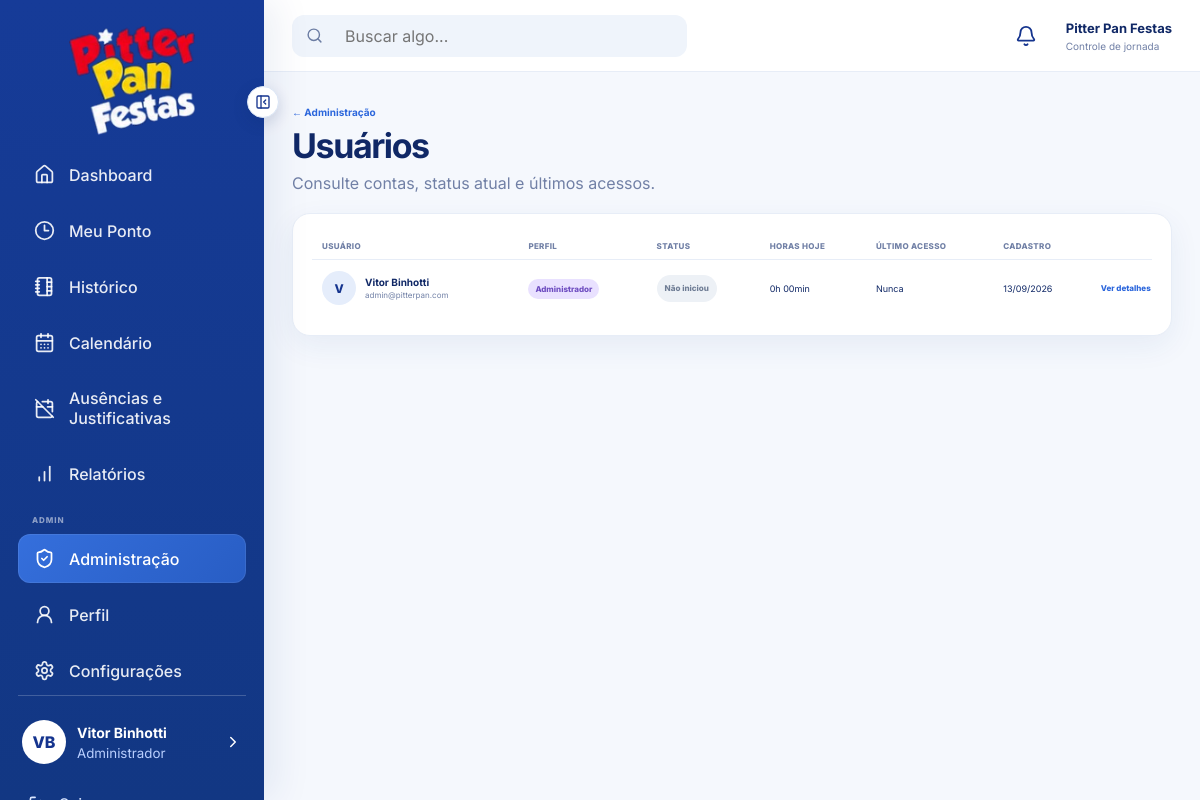
/public/?route=admin-users (signed in), run on the app's committed database.
### tables this page shows
CREATE TABLE users (
    id BIGINT UNSIGNED AUTO_INCREMENT PRIMARY KEY,
    name VARCHAR(120) NOT NULL,
    email VARCHAR(160) NOT NULL UNIQUE,
    password VARCHAR(255) NOT NULL,
    role ENUM('admin', 'employee') NOT NULL DEFAULT 'employee',
    salary DECIMAL(10,2) NULL,
    daily_minutes SMALLINT UNSIGNED NOT NULL DEFAULT 528 COMMENT '8h48 = 528 minutos',
    monthly_hours SMALLINT UNSIGNED NOT NULL DEFAULT 220,
    workday_start TIME NOT NULL DEFAULT '08:00:00',
    workday_end TIME NOT NULL DEFAULT '17:48:00',
    lunch_start_time TIME NOT NULL DEFAULT '12:00:00',
    lunch_minutes SMALLINT UNSIGNED NOT NULL DEFAULT 60,
    theme ENUM('light', 'dark') NOT NULL DEFAULT 'light',
    notifications_enabled TINYINT(1) NOT NULL DEFAULT 1,
    browser_notifications TINYINT(1) NOT NULL DEFAULT 0,
    notification_before_minutes SMALLINT UNSIGNED NOT NULL DEFAULT 10,
    notification_after_minutes SMALLINT UNSIGNED NOT NULL DEFAULT 5,
    notify_entry_enabled TINYINT(1) NOT NULL DEFAULT 1,
    notify_lunch_start_enabled TINYINT(1) NOT NULL DEFAULT 1,
    notify_lunch_return_enabled TINYINT(1) NOT NULL DEFAULT 1,
    notify_clock_out_enabled TINYINT(1) NOT NULL DEFAULT 1,
    avatar_path VARCHAR(255) NULL,
    is_active TINYINT(1) NOT NULL DEFAULT 1,
    created_at TIMESTAMP NOT NULL DEFAULT CURRENT_TIMESTAMP,
    updated_at TIMESTAMP NOT NULL DEFAULT CURRENT_TIMESTAMP ON UPDATE CURRENT_TIMESTAMP
);

### app/Controllers/Controller.php (called while the page is built, shortened)
<?php
class Controller
{
    protected function view(string $view, array $data = []): void
    {
        if (authUser()) {
            $freshUser = (new User())->find((int)authUser()['id']);
            if ($freshUser) {
                $data['user'] ??= $freshUser;
                $data['smartNotifications'] ??= (new NotificationService())
                    ->forUser($freshUser);
            }
        }
        extract($data, EXTR_SKIP);
        require BASE_PATH . '/app/Views/layouts/app.php';
    }
}

### app/Controllers/AdminController.php (called while the page is built, shortened)
<?php
class AdminController extends Controller
{
    public function users(): void
    {
        $userModel = new User();
        $entryModel = new TimeEntry();
        $historyModel = new LoginHistory();
        $currentUser = $userModel->find((int)authUser()['id']);
        $users = $userModel->all();
        $rows = [];
        foreach ($users as $user) {
            $rows[] = [
                'user' => $user,
                'status' => (int)$user['is_active'] === 1
                    ? $entryModel->currentStatus((int)$user['id'])
                    : [
                        'key' => 'inactive',
                        'label' => 'Conta inativa',
                    ],
                'workedToday' => $entryModel->workedMinutesForDate(
                    (int)$user['id'],
                    date('Y-m-d')
                ),
                'lastLogin' => $historyModel->lastForUser((int)$user['id']),
            ];
        }
        $this->view('admin/users', [
            'title' => 'Usuários',
            'active' => 'admin',
            'user' => $currentUser,
            'rows' => $rows,
        ]);
    }
}

### public/index.php (called while the page is built, shortened)
<?php
require dirname(__DIR__) . '/bootstrap.php';
$routes = require BASE_PATH . '/routes/web.php';
$method = strtoupper($_SERVER['REQUEST_METHOD'] ?? 'GET');
$route = trim((string)($_GET['route'] ?? ''), '/');
$handler = $routes[$method][$route] ?? null;
[$controllerClass, $action] = $handler;
$controller = new $controllerClass();
$controller->{$action}();

### config/app.php (called while the page is built, shortened)
<?php
function config(string $key, mixed $default = null): mixed
{
    $segments = explode('.', $key);
    $value = $GLOBALS['config'];
    foreach ($segments as $segment) {
        $value = $value[$segment];
    }
    return $value;
}
function url(string $route = ''): string
{
    $base = config('app.url', '');
    return $route === '' ? $base : $base . '/?route=' . ltrim($route, '/');
}
function e(?string $value): string
{
    return htmlspecialchars((string)$value, ENT_QUOTES, 'UTF-8');
}
function authUser(): ?array
{
    return $_SESSION['user'] ?? null;
}

### app/Models/TimeEntry.php (called while the page is built, shortened)
<?php
class TimeEntry
{
    private PDO $db;
    public function __construct()
    {
        $this->db = require BASE_PATH . '/config/database.php';
    }
    public function averageLunchStartTime(
        int $userId,
        int $limit = 10,
        int $minimumSamples = 3
    ): ?array {
        $limit = max(3, min($limit, 30));
        $minimumSamples = max(2, min($minimumSamples, $limit));
        $stmt = $this->db->prepare(
            "SELECT recorded_at
             FROM time_entries
             WHERE user_id = :user_id
               AND entry_type = 'lunch_start'
               AND DATE(recorded_at) < CURDATE()
               AND WEEKDAY(recorded_at) BETWEEN 0 AND 4
               AND TIME(recorded_at) BETWEEN '10:00:00' AND '15:00:00'
             ORDER BY recorded_at DESC
             LIMIT {$limit}"
        );
        $stmt->execute(['user_id' => $userId]);
        $rows = $stmt->fetchAll();
        if (count($rows) < $minimumSamples) {
            return null;
        }
        $minutes = [];
        sort($minutes);
        $averageMinutes = (int)round(
            array_sum($minutes) / count($minutes)
        );
        $hours = intdiv($averageMinutes, 60);
        $mins = $averageMinutes % 60;
        return [
            'time' => sprintf('%02d:%02d', $hours, $mins),
            'minutes' => $averageMinutes,
            'samples' => count($rows),
            'used_samples' => count($minutes),
        ];
    }
}

### config/database.php (called while the page is built, shortened)
<?php
return (function (): \PDO {
    static $pdo = null;
    if ($pdo instanceof \PDO) {
        return $pdo;
    }
    $dsn = sprintf(
        'mysql:host=%s;port=%s;dbname=%s;charset=utf8mb4',
        config('database.host'),
        config('database.port'),
        config('database.database')
    );
    try {
        $pdo = new \PDO(
            $dsn,
            (string) config('database.username'),
            (string) config('database.password'),
            [
                \PDO::ATTR_ERRMODE => \PDO::ERRMODE_EXCEPTION,
                \PDO::ATTR_DEFAULT_FETCH_MODE => \PDO::FETCH_ASSOC,
                \PDO::ATTR_EMULATE_PREPARES => false,
            ]
        );
    } catch (\PDOException $exception) {
        http_response_code(500);
        exit(
            'Erro ao conectar com o banco de dados. ' .
            'Confira o arquivo .env e se o MySQL do XAMPP está ligado.' .
            '<br><small>' .
            e($exception->getMessage()) .
            '</small>'
        );
    }
    return $pdo;
})();

### app/Services/NotificationService.php (called while the page is built, shortened)
<?php
class NotificationService
{
    public function forUser(array $user): array
    {
        $userId = (int)$user['id'];
        $entryModel = new TimeEntry();
        $learnedLunch = $entryModel->averageLunchStartTime($userId, 10, 3);
        $notifications = [];
        return $notifications;
    }
}

### app/Models/User.php (called while the page is built, shortened)
<?php
class User
{
    private PDO $db;
    public function __construct()
    {
        $this->db = require BASE_PATH . '/config/database.php';
    }
    public function find(int $id): ?array
    {
        $stmt = $this->db->prepare(
            'SELECT * FROM users WHERE id = :id LIMIT 1'
        );
        $stmt->execute(['id' => $id]);
        return $stmt->fetch() ?: null;
    }
    public function all(): array
    {
        return $this->db->query(
            'SELECT
                id,
                name,
                email,
                role,
                daily_minutes,
                monthly_hours,
                salary,
                workday_start,
                workday_end,
                lunch_minutes,
                avatar_path,
                is_active,
                created_at,
                updated_at
             FROM users
             ORDER BY name'
        )->fetchAll();
    }
}

### bootstrap.php (called while the page is built, shortened)
<?php
require BASE_PATH . '/config/app.php';
spl_autoload_register(function (string $class): void {
    $prefix = 'App\\';
    $relative = substr($class, strlen($prefix));
    $file = BASE_PATH . '/app/' . str_replace('\\', '/', $relative) . '.php';
});

### app/Views/admin/users.php (the view, shortened to what this page needs)
<?php
function adminUserMinutes(int $minutes): string
{
    return intdiv(max(0, $minutes), 60) . 'h '
        . str_pad((string)(max(0, $minutes) % 60), 2, '0', STR_PAD_LEFT)
        . 'min';
}
$statusLabels = [
    'working' => ['Trabalhando', 'green'],
    'lunch' => ['Em almoço', 'yellow'],
    'finished' => ['Finalizado', 'blue'],
    'not_started' => ['Não iniciou', 'gray'],
    'inactive' => ['Conta inativa', 'red'],
];
?>
<div class="page-heading admin-page-heading">
    <div>
        <a href="<?= url('admin') ?>" class="admin-back-link">← Administração</a>
        <h1>Usuários</h1>
        <p>Consulte contas, status atual e últimos acessos.</p>
    </div>
</div>
<section class="panel admin-users-panel">
    <div class="admin-users-table-wrap">
        <table class="admin-users-table">
            <thead>
                <tr>
                    <th>Usuário</th>
                    <th>Perfil</th>
                    <th>Status</th>
                    <th>Horas hoje</th>
                    <th>Último acesso</th>
                    <th>Cadastro</th>
                    <th></th>
                </tr>
            </thead>
            <tbody>
                <?php foreach ($rows as $row):
                    $item = $row['user'];
                    $meta = $statusLabels[$row['status']['key']] ?? $statusLabels['not_started'];
                ?>
                    <tr>
                        <td>
                            <div class="admin-table-user">
                                <span class="admin-user-avatar small">
                                    <?php if (!empty($item['avatar_path'])): ?>
                                        <img src="<?= config('app.url') . '/' . e($item['avatar_path']) ?>" alt="">
                                    <?php else: ?>
                                        <?= e(mb_strtoupper(mb_substr($item['name'], 0, 1))) ?>
                                    <?php endif; ?>
                                </span>
                                <span>
                                    <strong><?= e($item['name']) ?></strong>
                                    <small><?= e($item['email']) ?></small>
                                </span>
                            </div>
                        </td>
                        <td>
                            <span class="admin-role-badge <?= $item['role'] === 'admin' ? 'admin' : '' ?>">
                                <?= $item['role'] === 'admin' ? 'Administrador' : 'Colaborador' ?>
                            </span>
                        </td>
                        <td>
                            <span class="admin-status-pill <?= e($meta[1]) ?>"><?= e($meta[0]) ?></span>
                        </td>
                        <td><?= e(adminUserMinutes($row['workedToday'])) ?></td>
                        <td>
                            <?= $row['lastLogin']
                                ? date('d/m/Y H:i', strtotime($row['lastLogin']['logged_in_at']))
                                : 'Nunca' ?>
                        </td>
                        <td><?= date('d/m/Y', strtotime($item['created_at'])) ?></td>
                        <td class="admin-table-action">
                            <a href="<?= url('admin-user') . '&id=' . (int)$item['id'] ?>">
                                Ver detalhes <i data-lucide="arrow-right"></i>
                            </a>
                        </td>
                    </tr>
                <?php endforeach; ?>
            </tbody>
        </table>
    </div>
</section>

### data on the page
users: name "V", name "Vitor Binhotti", email "admin@pitterpan.com", role "Administrador", meta "Não iniciou", workedToday "0h 00min", created_at "13/09/2026"

### other printed values
$initials ?: 'U' "VB"
$currentUser['name'] "Vitor Binhotti"
